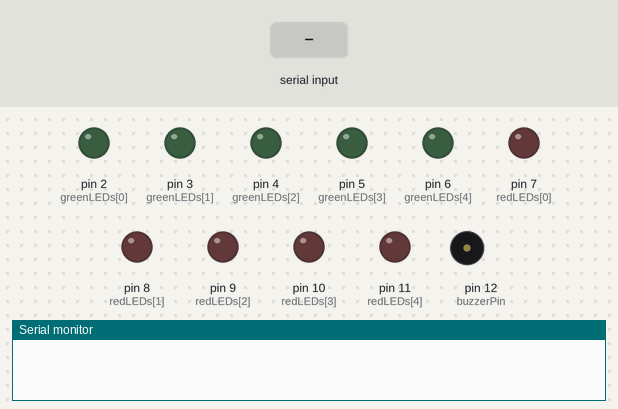
This sketch was run on a simulated Arduino Uno, built with avr-gcc and run on an emulated ATmega328P. Parts: output pins drawn as LEDs (lit = HIGH), buzzer (waves = sounding, pin HIGH), the last lines printed to the serial monitor. The inputs (shaded band) are chosen by the test bench.

Above: at 4.2 s.
4.3 s: "CAPTURE_PACKETS\n" received over Serial
At 4.7 s:
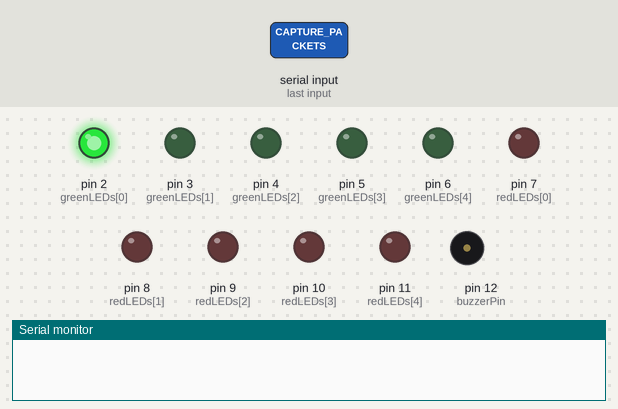
At 7.1 s:
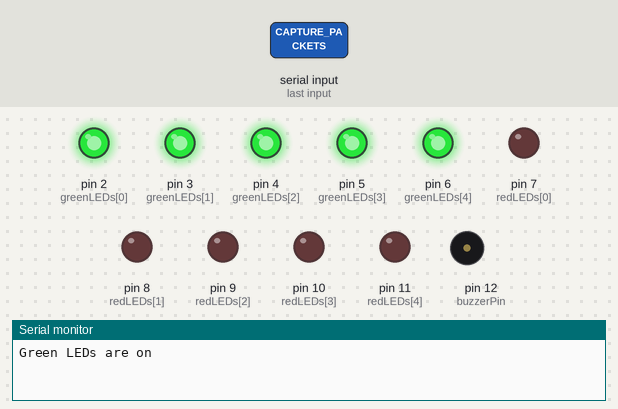
7.3 s: "CLOSE_PROGRAM\n" received over Serial
At 7.7 s:
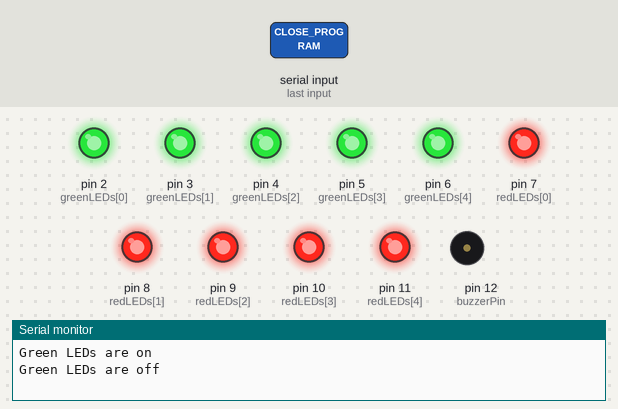
Timing chart, 0 to 10.3 s (numbered marks = the images above; inputs shaded):
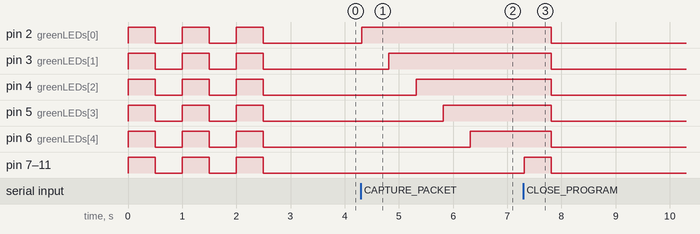

Measured:
- after the input at 4.3 s, pin 2 (greenLEDs[0]): LOW → HIGH at once; pin 3 (greenLEDs[1]): LOW → HIGH after 0.52 s; pin 4 (greenLEDs[2]): LOW → HIGH after 1.0 s; pin 5 (greenLEDs[3]): LOW → HIGH after 1.5 s; pin 6 (greenLEDs[4]): LOW → HIGH after 2.0 s
- after the input at 7.3 s, pin 2 (greenLEDs[0]), pin 3 (greenLEDs[1]), pin 4 (greenLEDs[2]), pin 5 (greenLEDs[3]), pin 6 (greenLEDs[4]): HIGH → LOW after 0.51 s; pin 7 (redLEDs[0]), pin 8 (redLEDs[1]), pin 9 (redLEDs[2]), pin 10 (redLEDs[3]), pin 11 (redLEDs[4]): LOW → HIGH at once, → LOW 0.50 s later

The sketch:

arduino_simulated_response.ino
```cpp
String command = "";

// Define pins for green and red LEDs and the buzzer
int greenLEDs[] = {2, 3, 4, 5, 6};  // Green LEDs for correct actions
int redLEDs[] = {7, 8, 9, 10, 11};  // Red LEDs for incorrect actions
int buzzerPin = 12;  // Buzzer pin

void setup() {
  Serial.begin(9600);  // Initialize serial communication

  // Set all LED and buzzer pins to OUTPUT
  for (int i = 0; i < 5; i++) {
    pinMode(greenLEDs[i], OUTPUT);
    pinMode(redLEDs[i], OUTPUT);
  }
  pinMode(buzzerPin, OUTPUT);

  // Flash all LEDs 3 times to indicate Arduino is connected
  flashAllLEDs(3);
}

void loop() {
  // Check if there's a new command from the serial port
  if (Serial.available() > 0) {
    command = Serial.readStringUntil('\n');  // Read the command

    if (command == "CAPTURE_PACKETS") {
      lightUpGreenLEDs();  // Light up green LEDs one by one for capturing packets
    } else if (command == "CLOSE_PROGRAM") {
      turnOffGreenLEDs();  // Turn off green LEDs simultaneously
      flashAllLEDs(1);  // Flash all LEDs once for program close
    } else if (command == "CORRECT_CLASSIFICATION") {
      flashGreenLEDsOnce();  // Flash green LEDs once for correct classification
    } else if (command == "INCORRECT_CLASSIFICATION") {
      flashRedLEDsTwice();  // Flash red LEDs twice for incorrect classification
      soundBuzzer();  // Sound the buzzer for incorrect classification
    }
  }
}

// Flash all LEDs a specified number of times
void flashAllLEDs(int times) {
  for (int i = 0; i < times; i++) {
    for (int j = 0; j < 5; j++) {
      digitalWrite(greenLEDs[j], HIGH);
      digitalWrite(redLEDs[j], HIGH);
    }
    delay(500);
    for (int j = 0; j < 5; j++) {
      digitalWrite(greenLEDs[j], LOW);
      digitalWrite(redLEDs[j], LOW);
    }
    delay(500);
  }
}

// Light up green LEDs one by one
void lightUpGreenLEDs() {
  for (int i = 0; i < 5; i++) {
    digitalWrite(greenLEDs[i], HIGH);  // Turn on green LED
    delay(500);  // Wait for 500 milliseconds
  }
  Serial.println("Green LEDs are on");
}

// Turn off all green LEDs simultaneously
void turnOffGreenLEDs() {
  for (int i = 0; i < 5; i++) {
    digitalWrite(greenLEDs[i], LOW);  // Turn off green LED
  }
  Serial.println("Green LEDs are off");
}

// Flash green LEDs once for correct classification
void flashGreenLEDsOnce() {
  for (int j = 0; j < 5; j++) {
    digitalWrite(greenLEDs[j], HIGH);  // Turn on green LED
  }
  delay(500);
  for (int j = 0; j < 5; j++) {
    digitalWrite(greenLEDs[j], LOW);  // Turn off green LED
  }
  Serial.println("Green LEDs flashed once");
}

// Flash red LEDs twice for incorrect classification
void flashRedLEDsTwice() {
  for (int i = 0; i < 2; i++) {
    for (int j = 0; j < 5; j++) {
      digitalWrite(redLEDs[j], HIGH);  // Turn on red LED
    }
    delay(500);
    for (int j = 0; j < 5; j++) {
      digitalWrite(redLEDs[j], LOW);  // Turn off red LED
    }
    delay(500);
  }
  Serial.println("Red LEDs flashed twice");
}

// Sound the buzzer for incorrect classification
void soundBuzzer() {
  for (int i = 0; i < 3; i++) {
    digitalWrite(buzzerPin, HIGH);  // Turn on the buzzer
    delay(200);
    digitalWrite(buzzerPin, LOW);  // Turn off the buzzer
    delay(200);
  }
  Serial.println("Buzzer sounded for incorrect classification");
}
```
